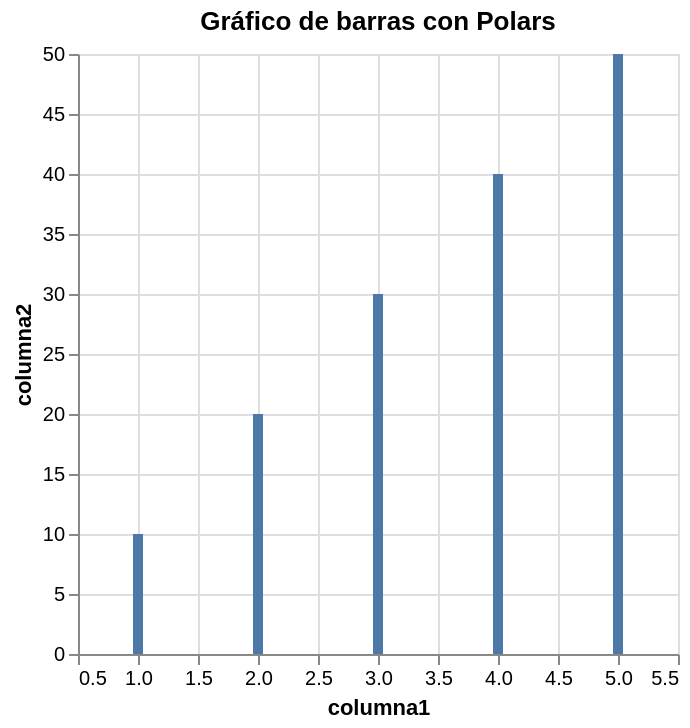

The cell this chart's notebook holds for it:
### Code cell
# Visualización con Polars utilizando la librería Altair
!pip install altair>=5.4.0
import altair as alt

alt.Chart(df_polars.to_pandas()).mark_bar().encode(
    x='columna1',
    y='columna2',
).properties(
    title="Gráfico de barras con Polars"
)

### Figure 1 — Vega-Lite specification as saved in the notebook (floating-point values rounded to 4 significant figures)
{"config": {"view": {"continuousWidth": 300, "continuousHeight": 300}}, "data": {"name": "data-b26c1a4369f548738484675ccead68c5"}, "mark": {"type": "bar"}, "encoding": {"x": {"field": "columna1", "type": "quantitative"}, "y": {"field": "columna2", "type": "quantitative"}}, "title": "Gráfico de barras con Polars", "$schema": "https://vega.github.io/schema/vega-lite/v5.20.1.json", "datasets": {"data-b26c1a4369f548738484675ccead68c5": [{"columna1": 1, "columna2": 10}, {"columna1": 2, "columna2": 20}, {"columna1": 3, "columna2": 30}, {"columna1": 4, "columna2": 40}, {"columna1": 5, "columna2": 50}]}}
